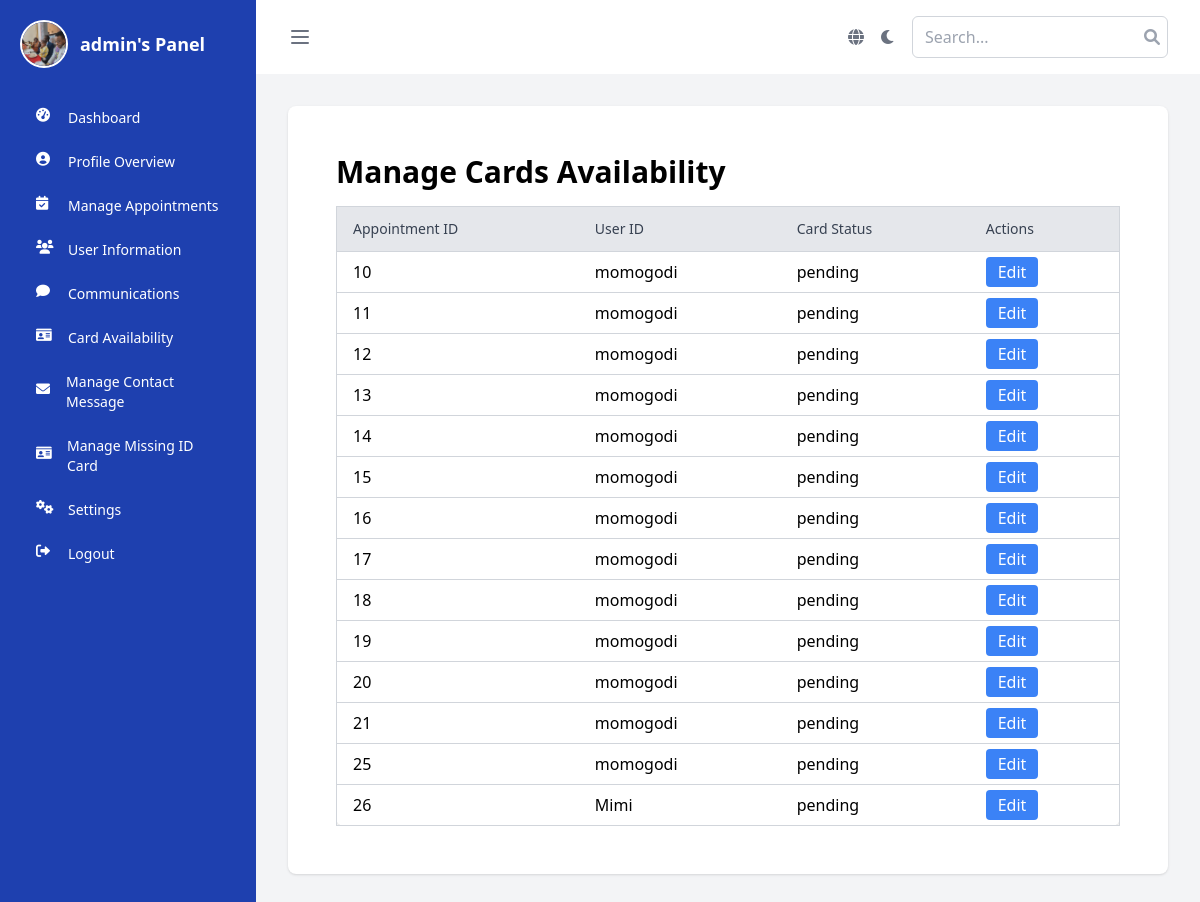
The app's page /card_status/ (signed in), older data.
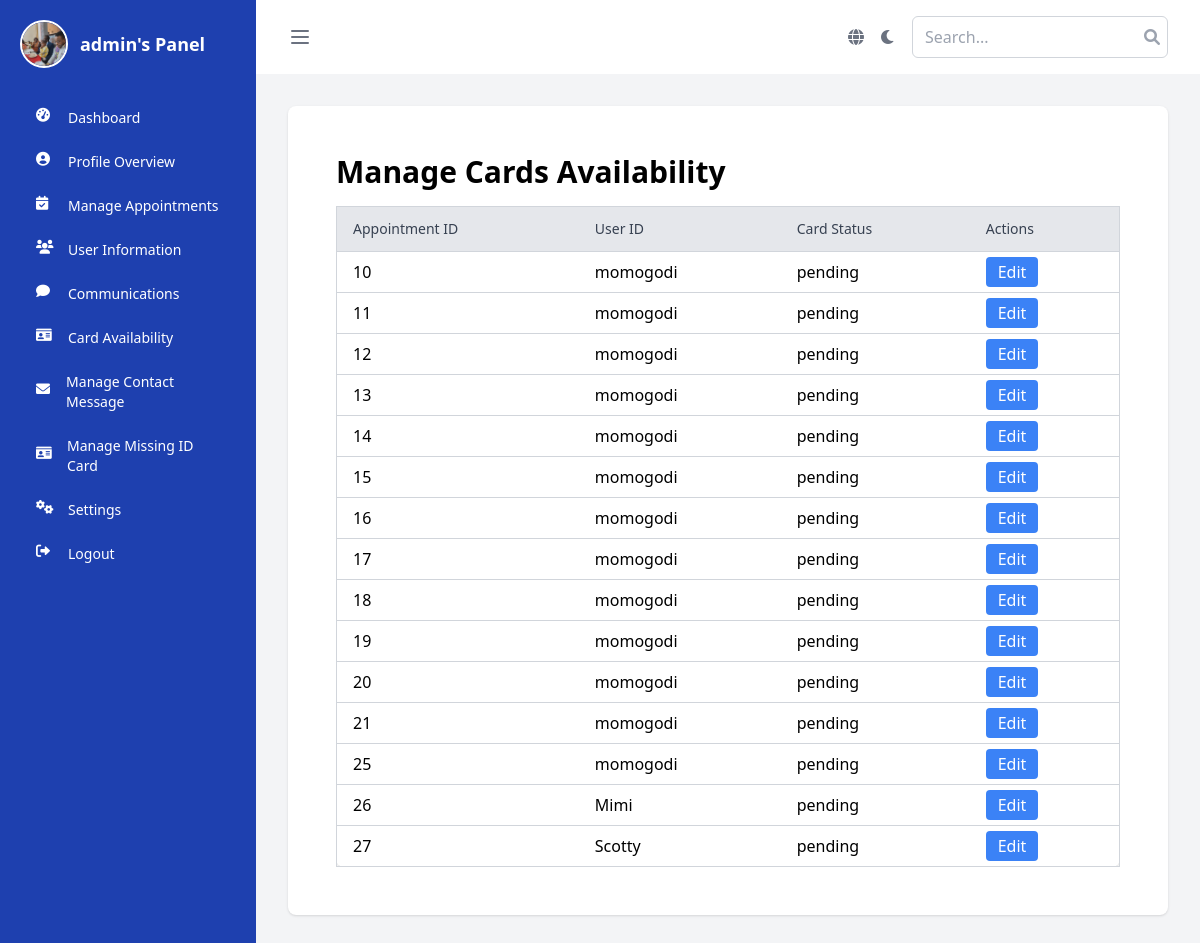
The same page, newer data.
### booking/models.py (models this page shows)
class Appointment(models.Model):
    STATUS_CHOICES = (
        ('created', 'Created'),
        ('pending', 'Pending'),
        ('approved', 'Approved'),
        ('rejected', 'Rejected'),
    )
    CARD_CHOICES = (
        ('created', 'Created'),
        ('pending', 'Pending'),
        ('blocked', 'Blocked')
    )
    user = models.ForeignKey(User, on_delete=models.CASCADE)
    officer = models.ForeignKey(User, related_name='appointments', on_delete=models.CASCADE, null=True, blank=True)
    office = models.ForeignKey(Office, on_delete=models.CASCADE)
    date = models.DateField()
    time = models.TimeField()
    document = models.ForeignKey(Document, on_delete=models.CASCADE, null=True, blank=True)
    paid = models.BooleanField(default=False)
    status = models.CharField(max_length=20, choices=STATUS_CHOICES, default='Created')
    card_status = models.CharField(max_length=20, choices=CARD_CHOICES, default="pending")
    receipt_reference = models.CharField(max_length=100, null=True, blank=True)  # Add this field to store receipt reference

class User(AbstractUser):
    ROLE_CHOICES = [
        ('user', 'User'),
        ('officer', 'Police Officer'),
        ('admin', 'Super Admin'),
    ]
    email = models.CharField(max_length=100, default='user@gmail.com')
    role = models.CharField(max_length=10, choices=ROLE_CHOICES, default='user')
    name = models.CharField(max_length=100, default='user')  # Provide a default value
    phone = models.CharField(max_length=15, default='0000000000')  # Provide a default value
    address = models.TextField(null=True, blank=True)  # Temporarily allow null
    profile_picture = models.ImageField(upload_to='profile_pics/', null=True, blank=True)

### booking/views.py (the view)
# urls.py: path('card_status/', views.card_status, name="card_status"),
@login_required
def card_status(request):
    if (request.method=="GET"):
        communications = Appointment.objects.all()
        return render(request, "panel/police/card/card_status.html", {"cards": communications})

### booking/templates/panel/police/card/card_status.html (shortened to what this page needs)
{% extends 'panel/base_page/base_police.html' %}
{% load static %}
{% block content %}
<div class="container mx-auto p-6">
    <h1 class="text-3xl font-bold mb-4">Manage Cards Availability</h1>
    <div class="overflow-x-auto">
        <table class="min-w-full bg-white border border-gray-300 rounded-lg shadow-md">
            <thead>
                <tr class="bg-gray-200">
                    <th class="py-3 px-4 border-b border-gray-300 text-left text-sm font-medium text-gray-700">Appointment ID</th>
                    <th class="py-3 px-4 border-b border-gray-300 text-left text-sm font-medium text-gray-700">User ID</th>
                    <th class="py-3 px-4 border-b border-gray-300 text-left text-sm font-medium text-gray-700">Card Status</th>
                    <th class="py-3 px-4 border-b border-gray-300 text-left text-sm font-medium text-gray-700">Actions</th>
                </tr>
            </thead>
            <tbody>
                {% for card in cards %}
                <tr class="hover:bg-gray-100">
                    <td class="py-2 px-4 border-b border-gray-300">{{ card.id }}</td>
                    <td class="py-2 px-4 border-b border-gray-300">{{ card.user }}</td>
                    <td class="py-2 px-4 border-b border-gray-300">{{ card.card_status }}</td>
                    <td class="py-2 px-4 border-b border-gray-300">
                        <a href="{% url 'edit_card_status' card.id %}" class="bg-blue-500 text-white px-3 py-1 rounded hover:bg-blue-600">Edit</a>
                    </td>
                </tr>
                {% endfor %}
            </tbody>
        </table>
    </div>
</div>
{% endblock %}

Row changes from the older to the newer data that the page shows:
added Appointment: id "27", user "Scotty", card_status "pending"
